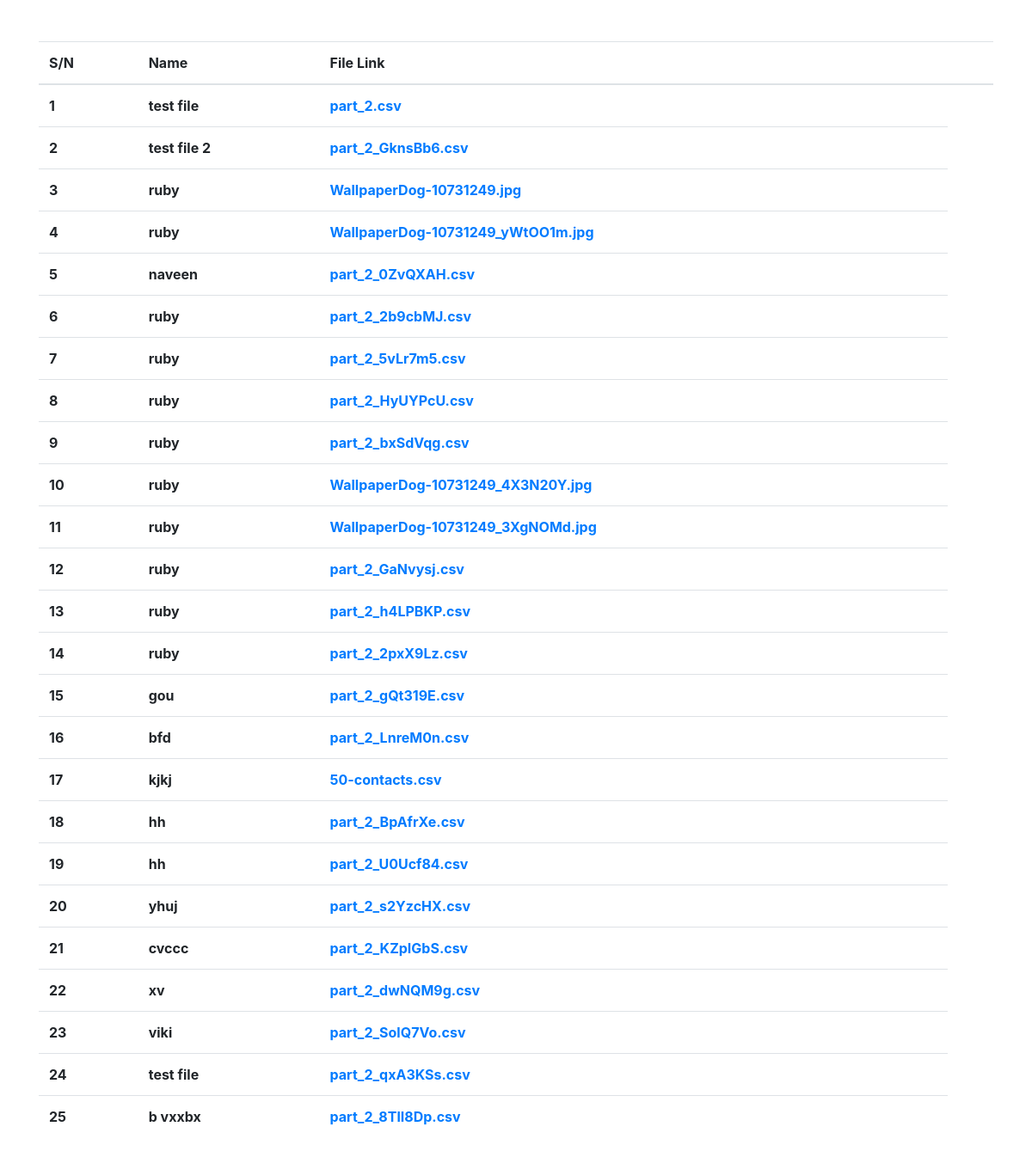
/view, run on the app's committed database.
### web/models.py (models this page shows, shortened)
class FileUploads(models.Model):
    ids = models.AutoField(primary_key=True)
    file_name = models.CharField(max_length=255)
    my_files = models.FileField(upload_to='')

### web/views.py (the view)
# urls.py: path('view', views.show_file, name="view"),
def show_file(request):
    all_data = FileUploads.objects.all()
    context = {
        'data': all_data
    }
    return render(request, 'view.html', context)

### templates/view.html (shortened to what this page needs)
<!DOCTYPE html>
<html lang="en">
    <head>
        <link rel="stylesheet" href="https://maxcdn.bootstrapcdn.com/bootstrap/4.0.0/css/bootstrap.min.css"
 />
    </head>
    <body>
        <div class="container mt-5">
            <div class="row">
                <div class="col-12">
                    <table class="table">
                        <thead>
                            <tr>
                                <th >S/N</th>
                                <th >Name</th>
                                <th >File Link</th>
                                <th ></th>
                            </tr>
                        </thead>
                        <tbody>
                            {% for d in data %}
                            <tr>
                                <th>{{forloop.counter}}</th>
                                <th>{{d.file_name}}</th>
                                <th><a  href="{{d.my_files.url}}">{{d.my_files}}</a></th>
                            </tr>
                            {% endfor %}
                        </tbody>
                    </table>
                </div>
            </div>
        </div>
    </body>
</html>

### data on the page
FileUploads: file_name "test file", my_files "part_2.csv"
FileUploads: file_name "test file 2", my_files "part_2_GknsBb6.csv"
FileUploads: file_name "ruby", my_files "WallpaperDog-10731249.jpg"
FileUploads: file_name "ruby", my_files "WallpaperDog-10731249_yWtOO1m.jpg"
FileUploads: file_name "naveen", my_files "part_2_0ZvQXAH.csv"
FileUploads: file_name "ruby", my_files "part_2_2b9cbMJ.csv"
FileUploads: file_name "ruby", my_files "part_2_5vLr7m5.csv"
FileUploads: file_name "ruby", my_files "part_2_HyUYPcU.csv"
FileUploads: file_name "ruby", my_files "part_2_bxSdVqg.csv"
FileUploads: file_name "ruby", my_files "WallpaperDog-10731249_4X3N20Y.jpg"
FileUploads: file_name "ruby", my_files "WallpaperDog-10731249_3XgNOMd.jpg"
FileUploads: file_name "ruby", my_files "part_2_GaNvysj.csv"
FileUploads: file_name "ruby", my_files "part_2_h4LPBKP.csv"
FileUploads: file_name "ruby", my_files "part_2_2pxX9Lz.csv"
FileUploads: file_name "gou", my_files "part_2_gQt319E.csv"
FileUploads: file_name "bfd", my_files "part_2_LnreM0n.csv"
FileUploads: file_name "kjkj", my_files "50-contacts.csv"
FileUploads: file_name "hh", my_files "part_2_BpAfrXe.csv"
FileUploads: file_name "hh", my_files "part_2_U0Ucf84.csv"
FileUploads: file_name "yhuj", my_files "part_2_s2YzcHX.csv"
FileUploads: file_name "cvccc", my_files "part_2_KZpIGbS.csv"
FileUploads: file_name "xv", my_files "part_2_dwNQM9g.csv"
FileUploads: file_name "viki", my_files "part_2_SolQ7Vo.csv"
FileUploads: file_name "test file", my_files "part_2_qxA3KSs.csv"
FileUploads: file_name "b vxxbx", my_files "part_2_8TlI8Dp.csv"
